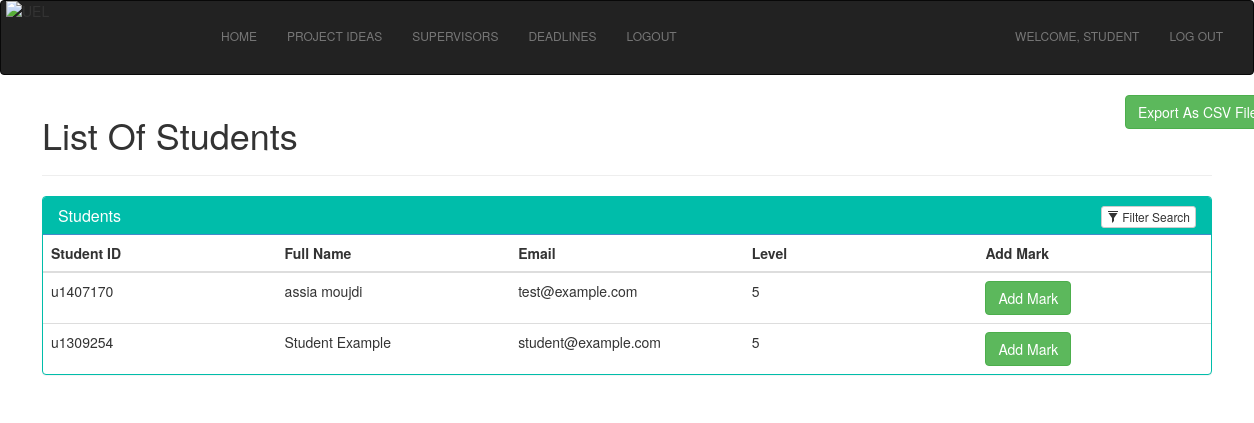
/supervisor/view-students.php (signed in), run on the app's committed database.
### tables this page shows
CREATE TABLE `users` (
  `id` varchar(8) NOT NULL,
  `name` varchar(25) NOT NULL,
  `surname` varchar(25) NOT NULL,
  `email` varchar(100) NOT NULL,
  `username` varchar(10) NOT NULL,
  `password` varchar(10) NOT NULL,
  `rank` varchar(15) NOT NULL,
  `level` int(1) NOT NULL
);

### supervisor/view-students.php (the view, shortened to what this page needs)
<!DOCTYPE html>
<html>
	<?php
		include "../includes/header.php";
		include "../includes/lecturer-navbar.php";
    include "../db_handler.php";
	?>
  <link rel="stylesheet" href="https://maxcdn.bootstrapcdn.com/bootstrap/3.3.7/css/bootstrap.min.css">
<head>
    <link rel="stylesheet" type="text/css" href="bootstrap/css/bootstrap.min.css"/>
</head>
<body>
<div class="container">
    <div class="row">
      <form class="form-horizontal" style="float: right;" action="view-students.php" method="post" name="export" enctype="multipart/form-data">
          <div class="form-group">
            <div class="col-md-4 col-md-offset-4">
              <input type="submit" name="export" class="btn btn-success" value="Export As CSV File"/>
            </div>
          </div>
        </form>
    	<h1>List Of Students</h1>
    	<hr>
        <div class="panel panel-primary filterable" style="border-color: #00bdaa;">
            <div class="panel-heading" style="background-color: #00bdaa;">
                <h3 class="panel-title">Students</h3>
                <div class="pull-right">
                    <button class="btn btn-default btn-xs btn-filter"><span class="glyphicon glyphicon-filter"></span> Filter Search</button>
                </div>
            </div>
            <table class="table">
                <thead>
                    <tr class="filters">
                        <th><input type="text" class="form-control" placeholder="Student ID" disabled></th>
                        <th><input type="text" class="form-control" placeholder="Full Name" disabled></th>
                        <th><input type="text" class="form-control" placeholder="Email" disabled></th>
                        <th><input type="text" class="form-control" placeholder="Level" disabled></th>
                        <th><input type="text" class="form-control" placeholder="Add Mark" disabled></th>
                    </tr>
                </thead>
                <tbody>
                    <?php
                        $output = '';
                        if(isset($_POST["query"]))
                        {
                         $search = mysqli_real_escape_string($conn, $_POST["query"]);
                         $query = "
                          SELECT * FROM users
                          WHERE name LIKE '%".$search."%'
                          OR surname LIKE '%".$search."%'
                          OR email LIKE '%".$search."%'
                          OR username LIKE '%".$search."%'
                          OR level LIKE '%".$search."%'
                         ";
                        }
                        else
                        {
                          $query = "SELECT * FROM users WHERE rank='student' ORDER BY name asc";
                        }
                        $result = mysqli_query($conn, $query);
                        if(mysqli_num_rows($result) > 0)
                        {
                         while($row = mysqli_fetch_array($result))
                         {
                        $username = $row["username"];
                          $output .= '
                           <tr>
                            <td>'.$row["id"].'</td>
                            <td>'.$row["name"]. ' ' .$row["surname"].'</td>
                            <td>'.$row["email"].'</td>
                            <td>'.$row["level"].'</td>
                            <td>
                              <button type="button" class="btn btn-success"><a href="add-mark.php?id=' . $username . '" style="color: white;">Add Mark</a></button>
                            </td>
                           </tr>
                          ';
                         }
                         echo $output;
                        }
                    ?>
                    </tbody>
                </table>
            </div>
        </div>
    </div>
</body>
</html>

### includes/lecturer-navbar.php (style rules this page uses)
div { display: block; }

### supervisor/view-students.php (style rules this page uses)
.filterable { margin-top: 15px; }
.filterable .panel-heading .pull-right { margin-top: -20px; }
.filterable .filters input[disabled] { background-color: transparent; border: none; cursor: auto; box-shadow: none; padding: 0; height: auto; }

### data on the page
users: id "u1407170", name "assia", surname "moujdi", email "test@example.com", level "5"
users: id "u1309254", name "Student", surname "Example", email "student@example.com", level "5"

### other printed values
$name "HOME"
$name "PROJECT IDEAS"
$name "SUPERVISORS"
$name "DEADLINES"
$name "LOGOUT"
$_SESSION["id"] "STUDENT"
